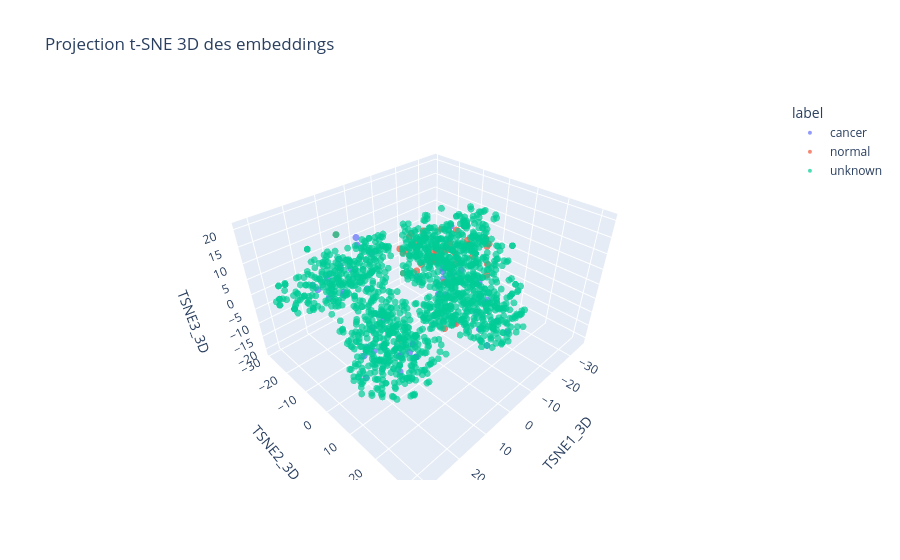

This figure's notebook cell:
### Code cell
# t-SNE 3D
#import plotly.express as px
tsne_3d = TSNE(
    n_components=3,
    perplexity=30,
    learning_rate="auto",
    init="pca",
    random_state=42
)
X_tsne_3d = tsne_3d.fit_transform(X_scaled)
viz_df["TSNE1_3D"] = X_tsne_3d[:, 0]
viz_df["TSNE2_3D"] = X_tsne_3d[:, 1]
viz_df["TSNE3_3D"] = X_tsne_3d[:, 2]
viz_df[["TSNE1_3D", "TSNE2_3D", "TSNE3_3D"]].head()

fig = px.scatter_3d(
    viz_df,
    x="TSNE1_3D",
    y="TSNE2_3D",
    z="TSNE3_3D",
    color="label",
    title="Projection t-SNE 3D des embeddings",
    opacity=0.7,
    hover_data=["path", "label", "split"]
)

fig.update_traces(marker=dict(size=4))
fig.write_html("tsne_3d_plot.html")
print("Graphique interactif sauvegardé dans tsne_3d_plot.html")
fig.show()

### Figure 1 — Plotly figure (JSON) as saved in the notebook; plotly's stock layout.template omitted (floating-point values rounded to 4 significant figures; data arrays with more than 128 entries replaced by an {"elided": "..."} marker saying what was removed)
{"data": [{"customdata": {"elided": "50x3 str values"}, "hovertemplate": "label=%{customdata[1]}<br>TSNE1_3D=%{x}<br>TSNE2_3D=%{y}<br>TSNE3_3D=%{z}<br>path=%{customdata[0]}<br>split=%{customdata[2]}<extra></extra>", "legendgroup": "cancer", "marker": {"color": "#636efa", "opacity": 0.7, "size": 4, "symbol": "circle"}, "mode": "markers", "name": "cancer", "scene": "scene", "showlegend": true, "type": "scatter3d", "x": [21.02, -2.822, 1.202, -6.847, 8.053, 24.98, 8.263, 3.982, 9.704, 0.6319, -3.335, 27.55, 12.65, -6.843, -3.744, 5.146, -8.772, -5.977, -25.91, 10.41, 3.491, -1.971, -6.998, 20.25, 29.58, -12.78, 8.95, 6.969, 10.88, 12.07, 10.46, 20.79, 8.957, 4.394, 11.49, 8.851, 4.631, -16.4, 23.72, 17.96, 4.549, 21.81, 7.889, -5.058, 20.76, 18.09, 12.51, -11.24, -9.291, -1.629], "y": [-17.78, 6.202, 10.21, 16.7, 20.34, 8.192, 6.963, 2.528, -23.21, -0.2249, 8.973, 10.22, -18.77, 15.37, 21.95, -17.14, 16.21, 9.821, -12.09, -12.44, 0.8465, 25.42, 15.26, -13.23, 13.04, 9.169, -14.79, 16.78, -8.483, -2.322, -3.383, -12.89, 5.171, 13.93, -15.08, 1.207, 1.852, 11.61, -15.29, 11.35, -14.22, 6.308, -8.91, 26.75, 14.8, -9.794, -18.62, 18.04, -1.431, 7.199], "z": [1.803, 7.743, 9.28, -8.203, 4.648, 0.09588, -15.09, -20.93, 4.24, 4.662, 7.901, 0.3884, -4.696, -3.042, -8.903, -5.462, -0.4599, 8.366, 6.019, 13.53, -17.45, 2.465, 6.671, 7.289, -3.138, 14.98, 14.36, 14.14, -12.06, -14.78, -6.309, 1.491, -14.05, 7.748, 5.351, -17.77, -15.81, -6.007, 5.746, -5.339, 7.788, -4.355, -9.132, -2.19, -6.362, 3.538, 5.243, -9.216, -6.826, 9.746]}, {"customdata": {"elided": "50x3 str values"}, "hovertemplate": "label=%{customdata[1]}<br>TSNE1_3D=%{x}<br>TSNE2_3D=%{y}<br>TSNE3_3D=%{z}<br>path=%{customdata[0]}<br>split=%{customdata[2]}<extra></extra>", "legendgroup": "normal", "marker": {"color": "#EF553B", "opacity": 0.7, "size": 4, "symbol": "circle"}, "mode": "markers", "name": "normal", "scene": "scene", "showlegend": true, "type": "scatter3d", "x": [-14.38, -12.04, -17.08, -20.05, -30.67, -11.85, -28.25, -13.14, -12.0, -14.09, -7.156, -9.989, -4.248, -10.0, -33.08, -4.038, -14.27, 10.44, -26.89, -13.32, -15.27, -32.01, -14.24, -30.29, -17.67, -27.02, -33.79, -20.6, -12.4, -7.006, -9.564, -17.01, -16.1, -11.79, -8.309, -12.24, -23.65, -28.79, -27.42, 15.99, -23.58, -21.01, -29.21, -23.15, -11.14, -15.95, -21.55, -13.61, -13.68, -25.53], "y": [-9.161, -5.445, -9.935, -14.22, -8.99, 5.65, -12.25, -19.97, -4.983, 0.9538, -10.46, -8.434, 10.26, -17.83, -9.764, 6.254, -13.73, -22.01, -4.983, -8.606, -19.23, -1.833, -11.89, -10.43, -7.399, -7.02, -13.04, -5.17, -20.43, -8.207, -18.47, -19.04, -8.679, 0.4119, -12.81, 9.556, -10.86, -12.26, -3.608, 9.293, 5.129, -16.28, 0.9249, 4.163, -0.9416, 10.84, -4.957, -18.47, -1.33, -16.03], "z": [-0.8472, 1.832, 2.296, -2.324, 0.1889, 11.11, -4.761, -1.003, 5.489, 2.962, 7.32, 11.59, -8.56, -7.223, -2.978, -12.58, -3.978, 13.01, 1.923, 1.102, 4.767, 0.2615, 6.468, 6.571, 2.504, 7.899, 2.841, -8.718, -1.628, -0.527, 1.755, 0.4345, 3.029, 2.183, 2.268, 7.789, -1.248, 3.442, -2.221, -2.349, 0.4203, -7.31, 3.351, 8.907, -3.175, 2.651, -9.523, 4.467, 8.915, 3.523]}, {"customdata": {"elided": "1406x3 str values"}, "hovertemplate": "label=%{customdata[1]}<br>TSNE1_3D=%{x}<br>TSNE2_3D=%{y}<br>TSNE3_3D=%{z}<br>path=%{customdata[0]}<br>split=%{customdata[2]}<extra></extra>", "legendgroup": "unknown", "marker": {"color": "#00cc96", "opacity": 0.7, "size": 4, "symbol": "circle"}, "mode": "markers", "name": "unknown", "scene": "scene", "showlegend": true, "type": "scatter3d", "x": {"elided": "1406 float values"}, "y": {"elided": "1406 float values"}, "z": {"elided": "1406 float values"}}], "layout": {"legend": {"title": {"text": "label"}, "tracegroupgap": 0}, "scene": {"domain": {"x": [0, 1], "y": [0, 1]}, "xaxis": {"title": {"text": "TSNE1_3D"}}, "yaxis": {"title": {"text": "TSNE2_3D"}}, "zaxis": {"title": {"text": "TSNE3_3D"}}}, "title": {"text": "Projection t-SNE 3D des embeddings"}}}
